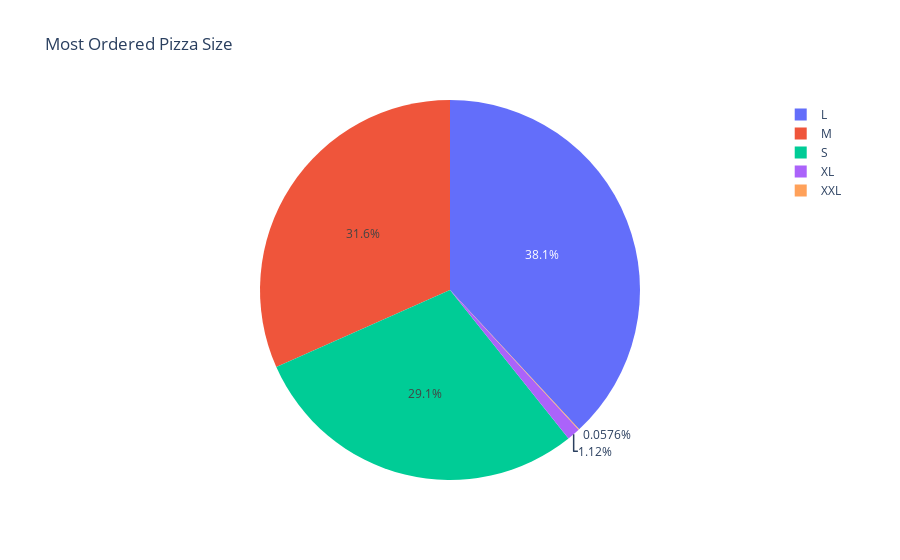

Notebook cell for this chart:
### Code cell
# Create a pie chart for the most ordered pizza size
fig = px.pie(
    most_ordered_size, 
    values='total_orders', 
    names='pizza_size', 
    title='Most Ordered Pizza Size', 
    labels={'total_orders': 'Total Orders', 'pizza_size': 'Pizza Size'}
)

# Display the pie chart
fig.show()

### Figure 1 — Plotly figure (JSON) as saved in the notebook; plotly's stock layout.template omitted (floating-point values rounded to 4 significant figures)
{"data": [{"domain": {"x": [0, 1], "y": [0, 1]}, "hovertemplate": "Pizza Size=%{label}<br>Total Orders=%{value}<extra></extra>", "labels": ["L", "M", "S", "XL", "XXL"], "legendgroup": "", "name": "", "showlegend": true, "type": "pie", "values": [18526, 15385, 14137, 544, 28]}], "layout": {"legend": {"tracegroupgap": 0}, "title": {"text": "Most Ordered Pizza Size"}}}
